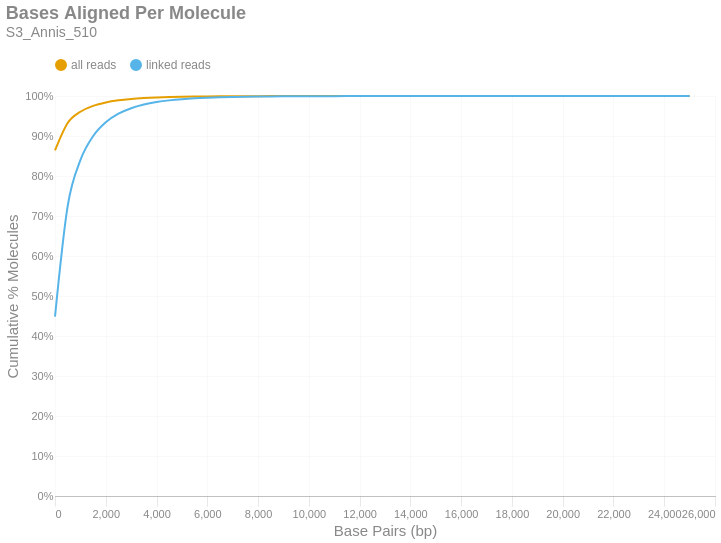

Notebook source saved alongside this figure:
### Markdown cell above
### Bases Aligned Per Molecule
This is a cumulative frequency distribution showing the number of base pairs aligned per unique molecule. These data are shown in 500 bp bins. There are two distributions: one with `all reads` (yellow) and another with only `linked reads` (blue). The percent of molecules in the `linked reads` distribution is relative to the total number of linked molecules.

### Code cell
if SKIPLR:
    print_html(f"Skipped")
else:
    binned_df = consolidated_hist(valids['aligned_bp'], mask, 500, True)
    with SafeRender(binned_df):
        (
            density_plot(binned_df, 'Bases Aligned Per Molecule', samplename, 'basesper')
            .encode(
                x=alt.X('bin:Q', title="Base Pairs (bp)").axis(tickMinStep=500).scale(padding=0),
                y=alt.Y('value:Q', title='Cumulative % Molecules')
                    .axis(format='%')
                    .scale(domain = [0,1])
                    .stack(False),
                color=alt.Color("key:N").scale(domain = ["all reads", "linked reads"]),
                tooltip = [
                    alt.Tooltip("key:N", title = "Data Type"),
                    alt.Tooltip("range_label:N", title="Bases Aligned Per Molecule"),
                    alt.Tooltip("value:Q", format = ".2%", title="% Molecules (Cum.)")
                ]
            )
        ).display()

### Figure 1 — Vega-Lite specification as saved in the notebook (floating-point values rounded to 4 significant figures)
{"width": "container", "height": 400, "config": {"title": {"anchor": "start", "dy": -15, "fontSize": 18, "color": "#888888", "subtitleColor": "#888888", "subtitleFontSize": 14}, "arc": {"fill": "#0072B2"}, "axis": {"domainColor": "#888888", "domainWidth": 0.5, "gridWidth": 0.2, "grid": false, "titleFontWeight": 400, "titleFontSize": 15, "labelFontSize": 11, "labelColor": "#888888", "tickColor": "#888888", "tickWidth": 0.2, "titleColor": "#888888"}, "axisBand": {"grid": false}, "axisX": {"grid": true, "tickSize": 10, "domainCap": "round"}, "axisY": {"domain": false, "grid": true, "tickSize": 0, "domainCap": "round"}, "background": "transparent", "header": {"labelFontSize": 15, "labelColor": "#888888", "titleFontSize": 15, "titleFontWeight": 600, "titleColor": "#888888"}, "legend": {"labelFont": "sans-serif", "labelFontSize": 12, "labelColor": "#888888", "symbolSize": 100, "symbolType": "circle", "titleFontSize": 12, "titlePadding": 10, "titleColor": "#888888", "title": null, "orient": "top"}, "range": {"category": ["#E69F00", "#56B4E9", "#009E73", "#F0E442", "#0072B2", "#D55E00", "#CC79A7", "#000000"], "diverging": ["#cfe8f3", "#a2d4ec", "#73bfe2", "#46abdb", "#1696d2", "#12719e"]}, "area": {"fill": "#0072B2", "fillOpacity": 0.7, "line": true, "strokeOpacity": 0.7}, "line": {"color": "#0072B2", "stroke": "#0072B2", "strokeWidth": 2}, "trail": {"color": "#0072B2", "stroke": "#0072B2", "strokeWidth": 0, "size": 1}, "point": {"filled": true, "fillOpacity": 1.0, "size": 95}, "text": {"color": "#888888", "fontSize": 11, "align": "right", "fontWeight": 400, "size": 11}, "bar": {"fill": "#0072B2", "stroke": null}, "view": {"stroke": null, "continuousWidth": 660, "continuousHeight": 400}}, "data": {"name": "data-10404cbd61f54cc312cd021e2823addb"}, "mark": {"type": "line", "interpolate": "monotone", "point": {"opacity": 0, "size": 275}}, "encoding": {"color": {"field": "key", "scale": {"domain": ["all reads", "linked reads"]}, "type": "nominal"}, "tooltip": [{"field": "key", "title": "Data Type", "type": "nominal"}, {"field": "range_label", "title": "Bases Aligned Per Molecule", "type": "nominal"}, {"field": "value", "format": ".2%", "title": "% Molecules (Cum.)", "type": "quantitative"}], "x": {"axis": {"tickMinStep": 500}, "field": "bin", "scale": {"padding": 0}, "title": "Base Pairs (bp)", "type": "quantitative"}, "y": {"axis": {"format": "%"}, "field": "value", "scale": {"domain": [0, 1]}, "stack": false, "title": "Cumulative % Molecules", "type": "quantitative"}}, "params": [{"name": "param_c36ac31b6afebe62", "select": {"type": "point", "fields": ["key"]}, "bind": "legend"}], "title": {"text": "Bases Aligned Per Molecule", "subtitle": "S3_Annis_510"}, "transform": [{"fold": ["all reads (cumsum)", "linked reads (cumsum)"]}, {"calculate": "replace(datum.key, ' (cumsum)', '')", "as": "key"}, {"filter": {"param": "param_c36ac31b6afebe62"}}], "usermeta": {"embedOptions": {"downloadFileName": "S3_Annis_510.basesper"}}, "$schema": "https://vega.github.io/schema/vega-lite/v6.1.0.json", "datasets": {"data-10404cbd61f54cc312cd021e2823addb": [{"bin": "0.0", "interval": "0.0-500.0", "all reads": 0.8638, "linked reads": 0.4486, "all reads (cumsum)": 0.8638, "linked reads (cumsum)": 0.4486, "range_label": "0-499"}, {"bin": "500.0", "interval": "500.0-1000.0", "all reads": 0.06872, "linked reads": 0.2769, "all reads (cumsum)": 0.9325, "linked reads (cumsum)": 0.7255, "range_label": "500-999"}, {"bin": "1000.0", "interval": "1000.0-1500.0", "all reads": 0.02807, "linked reads": 0.114, "all reads (cumsum)": 0.9606, "linked reads (cumsum)": 0.8396, "range_label": "1000-1499"}, {"bin": "1500.0", "interval": "1500.0-2000.0", "all reads": 0.01472, "linked reads": 0.0599, "all reads (cumsum)": 0.9753, "linked reads (cumsum)": 0.8995, "range_label": "1500-1999"}, {"bin": "2000.0", "interval": "2000.0-2500.0", "all reads": 0.008541, "linked reads": 0.03475, "all reads (cumsum)": 0.9838, "linked reads (cumsum)": 0.9342, "range_label": "2000-2499"}, {"bin": "2500.0", "interval": "2500.0-3000.0", "all reads": 0.005266, "linked reads": 0.02142, "all reads (cumsum)": 0.9891, "linked reads (cumsum)": 0.9556, "range_label": "2500-2999"}, {"bin": "3000.0", "interval": "3000.0-3500.0", "all reads": 0.003377, "linked reads": 0.01374, "all reads (cumsum)": 0.9925, "linked reads (cumsum)": 0.9694, "range_label": "3000-3499"}, {"bin": "3500.0", "interval": "3500.0-4000.0", "all reads": 0.002251, "linked reads": 0.009158, "all reads (cumsum)": 0.9947, "linked reads (cumsum)": 0.9785, "range_label": "3500-3999"}, {"bin": "4000.0", "interval": "4000.0-4500.0", "all reads": 0.001538, "linked reads": 0.006259, "all reads (cumsum)": 0.9963, "linked reads (cumsum)": 0.9848, "range_label": "4000-4499"}, {"bin": "4500.0", "interval": "4500.0-5000.0", "all reads": 0.001044, "linked reads": 0.00425, "all reads (cumsum)": 0.9973, "linked reads (cumsum)": 0.9891, "range_label": "4500-4999"}, {"bin": "5000.0", "interval": "5000.0-5500.0", "all reads": 0.0007254, "linked reads": 0.002951, "all reads (cumsum)": 0.998, "linked reads (cumsum)": 0.992, "range_label": "5000-5499"}, {"bin": "5500.0", "interval": "5500.0-6000.0", "all reads": 0.0005177, "linked reads": 0.002106, "all reads (cumsum)": 0.9986, "linked reads (cumsum)": 0.9941, "range_label": "5500-5999"}, {"bin": "6000.0", "interval": "6000.0-6500.0", "all reads": 0.0003622, "linked reads": 0.001474, "all reads (cumsum)": 0.9989, "linked reads (cumsum)": 0.9956, "range_label": "6000-6499"}, {"bin": "6500.0", "interval": "6500.0-7000.0", "all reads": 0.0002762, "linked reads": 0.001124, "all reads (cumsum)": 0.9992, "linked reads (cumsum)": 0.9967, "range_label": "6500-6999"}, {"bin": "7000.0", "interval": "7000.0-7500.0", "all reads": 0.0002054, "linked reads": 0.0008356, "all reads (cumsum)": 0.9994, "linked reads (cumsum)": 0.9975, "range_label": "7000-7499"}, {"bin": "7500.0", "interval": "7500.0-8000.0", "all reads": 0.0001464, "linked reads": 0.0005956, "all reads (cumsum)": 0.9995, "linked reads (cumsum)": 0.9981, "range_label": "7500-7999"}, {"bin": "8000.0", "interval": "8000.0-8500.0", "all reads": 0.0001059, "linked reads": 0.0004307, "all reads (cumsum)": 0.9996, "linked reads (cumsum)": 0.9986, "range_label": "8000-8499"}, {"bin": "8500.0", "interval": "8500.0-9000.0", "all reads": 8.147e-05, "linked reads": 0.0003315, "all reads (cumsum)": 0.9997, "linked reads (cumsum)": 0.9989, "range_label": "8500-8999"}, {"bin": "9000.0", "interval": "9000.0-9500.0", "all reads": 6.323e-05, "linked reads": 0.0002572, "all reads (cumsum)": 0.9998, "linked reads (cumsum)": 0.9992, "range_label": "9000-9499"}, {"bin": "9500.0", "interval": "9500.0-10000.0", "all reads": 4.625e-05, "linked reads": 0.0001882, "all reads (cumsum)": 0.9998, "linked reads (cumsum)": 0.9993, "range_label": "9500-9999"}, {"bin": "10000.0", "interval": "10000.0-10500.0", "all reads": 3.501e-05, "linked reads": 0.0001424, "all reads (cumsum)": 0.9999, "linked reads (cumsum)": 0.9995, "range_label": "10000-10499"}, {"bin": "10500.0", "interval": "10500.0-11000.0", "all reads": 2.801e-05, "linked reads": 0.0001139, "all reads (cumsum)": 0.9999, "linked reads (cumsum)": 0.9996, "range_label": "10500-10999"}, {"bin": "11000.0", "interval": "11000.0-11500.0", "all reads": 2.037e-05, "linked reads": 8.287e-05, "all reads (cumsum)": 0.9999, "linked reads (cumsum)": 0.9997, "range_label": "11000-11499"}, {"bin": "11500.0", "interval": "11500.0-12000.0", "all reads": 1.549e-05, "linked reads": 6.302e-05, "all reads (cumsum)": 0.9999, "linked reads (cumsum)": 0.9997, "range_label": "11500-11999"}, {"bin": "12000.0", "interval": "12000.0-12500.0", "all reads": 8.911e-06, "linked reads": 3.626e-05, "all reads (cumsum)": 0.9999, "linked reads (cumsum)": 0.9998, "range_label": "12000-12499"}, {"bin": "12500.0", "interval": "12500.0-13000.0", "all reads": 1.124e-05, "linked reads": 4.575e-05, "all reads (cumsum)": 1.0, "linked reads (cumsum)": 0.9998, "range_label": "12500-12999"}, {"bin": "13000.0", "interval": "13000.0-13500.0", "all reads": 9.972e-06, "linked reads": 4.057e-05, "all reads (cumsum)": 1.0, "linked reads (cumsum)": 0.9999, "range_label": "13000-13499"}, {"bin": "13500.0", "interval": "13500.0-14000.0", "all reads": 7.001e-06, "linked reads": 2.849e-05, "all reads (cumsum)": 1.0, "linked reads (cumsum)": 0.9999, "range_label": "13500-13999"}, {"bin": "14000.0", "interval": "14000.0-14500.0", "all reads": 4.88e-06, "linked reads": 1.985e-05, "all reads (cumsum)": 1.0, "linked reads (cumsum)": 0.9999, "range_label": "14000-14499"}, {"bin": "14500.0", "interval": "14500.0-15000.0", "all reads": 3.182e-06, "linked reads": 1.295e-05, "all reads (cumsum)": 1.0, "linked reads (cumsum)": 0.9999, "range_label": "14500-14999"}, {"bin": "15000.0", "interval": "15000.0-15500.0", "all reads": 4.88e-06, "linked reads": 1.985e-05, "all reads (cumsum)": 1.0, "linked reads (cumsum)": 1.0, "range_label": "15000-15499"}, {"bin": "15500.0", "interval": "15500.0-16000.0", "all reads": 3.607e-06, "linked reads": 1.467e-05, "all reads (cumsum)": 1.0, "linked reads (cumsum)": 1.0, "range_label": "15500-15999"}, {"bin": "16000.0", "interval": "16000.0-16500.0", "all reads": 1.273e-06, "linked reads": 5.179e-06, "all reads (cumsum)": 1.0, "linked reads (cumsum)": 1.0, "range_label": "16000-16499"}, {"bin": "16500.0", "interval": "16500.0-17000.0", "all reads": 1.061e-06, "linked reads": 4.316e-06, "all reads (cumsum)": 1.0, "linked reads (cumsum)": 1.0, "range_label": "16500-16999"}, {"bin": "17000.0", "interval": "17000.0-17500.0", "all reads": 1.061e-06, "linked reads": 4.316e-06, "all reads (cumsum)": 1.0, "linked reads (cumsum)": 1.0, "range_label": "17000-17499"}, {"bin": "17500.0", "interval": "17500.0-18000.0", "all reads": 1.273e-06, "linked reads": 5.179e-06, "all reads (cumsum)": 1.0, "linked reads (cumsum)": 1.0, "range_label": "17500-17999"}, {"bin": "18000.0", "interval": "18000.0-18500.0", "all reads": 8.487e-07, "linked reads": 3.453e-06, "all reads (cumsum)": 1.0, "linked reads (cumsum)": 1.0, "range_label": "18000-18499"}, {"bin": "18500.0", "interval": "18500.0-19000.0", "all reads": 0.0, "linked reads": 0.0, "all reads (cumsum)": 1.0, "linked reads (cumsum)": 1.0, "range_label": "18500-18999"}, {"bin": "19000.0", "interval": "19000.0-19500.0", "all reads": 6.365e-07, "linked reads": 2.59e-06, "all reads (cumsum)": 1.0, "linked reads (cumsum)": 1.0, "range_label": "19000-19499"}, {"bin": "19500.0", "interval": "19500.0-20000.0", "all reads": 4.243e-07, "linked reads": 1.726e-06, "all reads (cumsum)": 1.0, "linked reads (cumsum)": 1.0, "range_label": "19500-19999"}, {"bin": "20000.0", "interval": "20000.0-20500.0", "all reads": 2.122e-07, "linked reads": 8.632e-07, "all reads (cumsum)": 1.0, "linked reads (cumsum)": 1.0, "range_label": "20000-20499"}, {"bin": "20500.0", "interval": "20500.0-21000.0", "all reads": 2.122e-07, "linked reads": 8.632e-07, "all reads (cumsum)": 1.0, "linked reads (cumsum)": 1.0, "range_label": "20500-20999"}, {"bin": "21000.0", "interval": "21000.0-21500.0", "all reads": 2.122e-07, "linked reads": 8.632e-07, "all reads (cumsum)": 1.0, "linked reads (cumsum)": 1.0, "range_label": "21000-21499"}, {"bin": "21500.0", "interval": "21500.0-22000.0", "all reads": 2.122e-07, "linked reads": 8.632e-07, "all reads (cumsum)": 1.0, "linked reads (cumsum)": 1.0, "range_label": "21500-21999"}, {"bin": "22000.0", "interval": "22000.0-22500.0", "all reads": 2.122e-07, "linked reads": 8.632e-07, "all reads (cumsum)": 1.0, "linked reads (cumsum)": 1.0, "range_label": "22000-22499"}, {"bin": "22500.0", "interval": "22500.0-23000.0", "all reads": 2.122e-07, "linked reads": 8.632e-07, "all reads (cumsum)": 1.0, "linked reads (cumsum)": 1.0, "range_label": "22500-22999"}, {"bin": "23000.0", "interval": "23000.0-23500.0", "all reads": 0.0, "linked reads": 0.0, "all reads (cumsum)": 1.0, "linked reads (cumsum)": 1.0, "range_label": "23000-23499"}, {"bin": "23500.0", "interval": "23500.0-24000.0", "all reads": 0.0, "linked reads": 0.0, "all reads (cumsum)": 1.0, "linked reads (cumsum)": 1.0, "range_label": "23500-23999"}, {"bin": "24000.0", "interval": "24000.0-24500.0", "all reads": 0.0, "linked reads": 0.0, "all reads (cumsum)": 1.0, "linked reads (cumsum)": 1.0, "range_label": "24000-24499"}, {"bin": "24500.0", "interval": "24500.0-25000.0", "all reads": 0.0, "linked reads": 0.0, "all reads (cumsum)": 1.0, "linked reads (cumsum)": 1.0, "range_label": "24500-24999"}, {"bin": "25000.0", "interval": "25000.0-25500.0", "all reads": 2.122e-07, "linked reads": 8.632e-07, "all reads (cumsum)": 1.0, "linked reads (cumsum)": 1.0, "range_label": "25000-25499"}]}}
